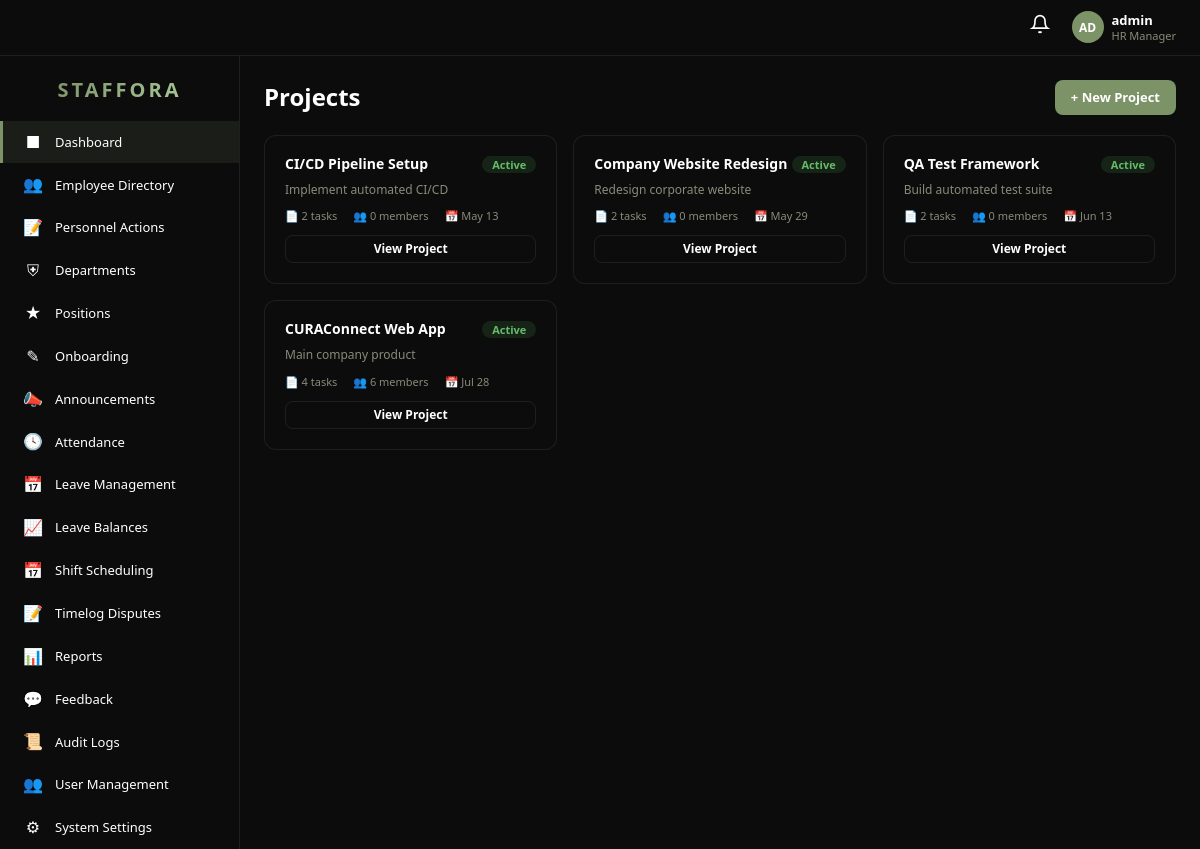
Page /pages/project.php (signed in) on the committed database.
### tables this page shows
CREATE TABLE `project` (
  `id` int(11) NOT NULL AUTO_INCREMENT,
  `name` varchar(150) NOT NULL,
  `owner_id` int(11) DEFAULT NULL,
  `department_id` int(11) DEFAULT NULL,
  `description` text DEFAULT NULL,
  `start_date` date DEFAULT NULL,
  `deadline` date DEFAULT NULL,
  `status` enum('Active','On Hold','Completed','Cancelled') NOT NULL DEFAULT 'Active',
  `created_at` int(11) NOT NULL DEFAULT 0,
  `updated_at` int(11) NOT NULL DEFAULT 0,
  PRIMARY KEY (`id`),
  KEY `owner_id` (`owner_id`),
  KEY `department_id` (`department_id`),
  CONSTRAINT `project_ibfk_1` FOREIGN KEY (`owner_id`) REFERENCES `employee` (`id`) ON DELETE SET NULL,
  CONSTRAINT `project_ibfk_2` FOREIGN KEY (`department_id`) REFERENCES `department` (`id`) ON DELETE SET NULL
);

### includes/auth.php (called while the page is built, shortened)
<?php
require_once __DIR__ . '/../config.php';
require_once __DIR__ . '/db.php';
class Auth {
    public static function isAdmin(): bool { return ($_SESSION['role'] ?? '') === 'Super Admin'; }
}

### config.php (called while the page is built, shortened)
<?php
if(!function_exists("e")){
    function e(?string $s):string{ return htmlspecialchars((string)$s,ENT_QUOTES|ENT_SUBSTITUTE,"UTF-8"); }
}
if(!function_exists("url")){
    function url(string $page,array $params=[]):string{
        return BASE_URL."/index.php?".http_build_query(array_merge(["page"=>$page],$params));
    }
}

### includes/db.php (called while the page is built, shortened)
<?php
require_once __DIR__ . '/../config.php';
class DB {
    private static $pdo = null;
    public static function get(): PDO {
        if (self::$pdo === null) {
            $dsn = 'mysql:host=' . DB_HOST . ';port=' . DB_PORT . ';dbname=' . DB_NAME . ';charset=' . DB_CHARSET;
            self::$pdo = new PDO($dsn, DB_USER, DB_PASS, [
                PDO::ATTR_ERRMODE            => PDO::ERRMODE_EXCEPTION,
                PDO::ATTR_DEFAULT_FETCH_MODE => PDO::FETCH_ASSOC,
                PDO::ATTR_EMULATE_PREPARES   => false,
            ]);
        }
        return self::$pdo;
    }
    public static function query(string $sql, array $params = []): PDOStatement {
        $stmt = self::get()->prepare($sql);
        $stmt->execute($params);
        return $stmt;
    }
    public static function fetchAll(string $sql, array $params = []): array {
        return self::query($sql, $params)->fetchAll();
    }
}

### pages/project.php (the view, shortened to what this page needs)
<?php
require_once __DIR__ . "/../config.php"; require_once __DIR__ . "/../includes/db.php"; require_once __DIR__ . "/../includes/auth.php";
Auth::check(); $pageTitle="Projects — ".APP_NAME; $isAdmin=Auth::isAdmin(); $isManager=Auth::isManager(); $empId=Auth::empId(); $userId=Auth::id(); $action=$_GET["action"]??"index";
$viewId=(int)($_GET["id"]??0);
if($action==="view"&&$viewId){
    $project=DB::fetchOne("SELECT p.*,d.name as dept_name FROM project p LEFT JOIN department d ON p.department_id=d.id WHERE p.id=?",[$viewId]);
    $tasks=DB::fetchAll("SELECT pt.*,e.first_name,e.last_name FROM project_task pt LEFT JOIN employee e ON pt.employee_id=e.id WHERE pt.project_id=? ORDER BY FIELD(pt.status,'To Do','In Progress','Completed','Blocked'),pt.due_date",[$viewId]);
    $members=DB::fetchAll("SELECT e.* FROM project_member pm JOIN employee e ON pm.employee_id=e.id WHERE pm.project_id=?",[$viewId]);
} else {
    $projects=DB::fetchAll("SELECT p.*,d.name as dept_name,(SELECT COUNT(*) FROM project_task WHERE project_id=p.id) as task_count,(SELECT COUNT(*) FROM project_member WHERE project_id=p.id) as member_count FROM project p LEFT JOIN department d ON p.department_id=d.id ORDER BY p.status,p.deadline");
}
require_once __DIR__ . "/../includes/layout_header.php"; ?>
<div style="margin-bottom:20px;display:flex;align-items:center;justify-content:space-between;flex-wrap:wrap;gap:12px;">
<h1 style="font-size:24px;font-weight:700;margin:0;"><?php echo ($action==="view"&&isset($project))?e($project["name"]):"Projects"; ?></h1>
<div style="display:flex;gap:8px;"><?php if($action==="view"): ?><a href="<?php echo url("project"); ?>" class="btn btn-outline">&larr; Back</a><?php else: ?><?php if($isAdmin||$isManager): ?><a href="<?php echo url("project",["action"=>"create"]); ?>" class="btn btn-accent">+ New Project</a><?php endif; ?><?php endif; ?></div>
</div>
<?php if(($action==="create"||$action==="edit")&&($isAdmin||$isManager)):$editId=(int)($_GET["id"]??0);$es=$editId?DB::fetchOne("SELECT * FROM project WHERE id=?",[$editId]):null; ?>
<?php else: ?>
<div style="display:grid;grid-template-columns:repeat(3,1fr);gap:16px;">
<?php foreach($projects as $p): $sc=$p["status"]==="Active"?"badge-success":($p["status"]==="Completed"?"badge-info":"badge-warning"); ?>
<div class="hrms-card" style="padding:20px;">
<div style="display:flex;justify-content:space-between;align-items:flex-start;margin-bottom:8px;"><h3 style="margin:0;font-size:14px;font-weight:700;"><?php echo e($p["name"]); ?></h3><span class="badge <?php echo $sc; ?>"><?php echo $p["status"]; ?></span></div>
<p style="color:var(--text-muted);font-size:12px;margin:0 0 10px;"><?php echo e(substr($p["description"]??"",0,80)); ?></p>
<div style="display:flex;gap:16px;font-size:11px;color:var(--text-muted);margin-bottom:12px;"><span>&#128196; <?php echo $p["task_count"]; ?> tasks</span><span>&#128101; <?php echo $p["member_count"]; ?> members</span><?php if($p["deadline"]): ?><span>&#128197; <?php echo date("M j",strtotime($p["deadline"])); ?></span><?php endif; ?></div>
<a href="<?php echo url("project",["action"=>"view","id"=>$p["id"]]); ?>" class="btn btn-sm btn-outline btn-block">View Project</a>
</div>
<?php endforeach; if(empty($projects)): ?><div style="grid-column:1/-1;text-align:center;color:var(--text-muted);padding:40px;">No projects yet.</div><?php endif; ?>
</div>
<?php endif; ?>
<?php require_once __DIR__ . "/../includes/layout_footer.php"; ?>

### web/css/hrms.css (style rules this page uses)
:root { --bg: #0c0c0c; --sidebar: #0c0c0c; --card: #0c0c0c; --card-hover: #161616; --border: rgba(255, 255, 255, 0.08); --text: #ffffff; --text-muted: #8a8a7a; --accent: #7C9368; --accent-hover: #8ca678; --primary: #5b8a72; --success: #4caf50; --warning: #E07A45; --danger: #d4183d; --info: #42a5f5 }
* { box-sizing: border-box }
body.hrms-body { margin: 0; background: var(--bg); color: var(--text); font-family: 'Segoe UI', system-ui, -apple-system, sans-serif; font-size: 14px }
a { color: var(--accent); text-decoration: none }
.hrms-card { background: var(--card); border: 1px solid var(--border); border-radius: 12px; overflow: hidden; transition: border-color .2s }
.badge { padding: 3px 10px; border-radius: 20px; font-size: 11px; font-weight: 600; display: inline-block }
.badge-on-time, .badge-active, .badge-approved, .badge-success, .badge-completed, .badge-open, .badge-hired { background: rgba(76, 175, 80, 0.15); color: #66bb6a }
.btn { padding: 8px 16px; border-radius: 8px; font-size: 13px; font-weight: 600; border: none; cursor: pointer; transition: all .2s; display: inline-flex; align-items: center; gap: 6px; text-decoration: none }
.btn-accent { background: var(--accent); color: #fff }
.btn-outline { background: transparent; border: 1px solid var(--border); color: var(--text) }
.btn-sm { padding: 4px 10px; font-size: 12px }
.btn-block { display: block; width: 100%; text-align: center }

### rows in the picture
project: name "CI/CD Pipeline Setup", status "Active", description "Implement automated CI/CD", task_count "2", member_count "0", deadline "May 13"
project: name "Company Website Redesign", status "Active", description "Redesign corporate website", task_count "2", member_count "0", deadline "May 29"
project: name "QA Test Framework", status "Active", description "Build automated test suite", task_count "2", member_count "0", deadline "Jun 13"
project: name "CURAConnect Web App", status "Active", description "Main company product", task_count "4", member_count "6", deadline "Jul 28"

### other values in the picture
substr($username ?: 'U', 0, 2) "AD"
$username "admin"
$roleLabel "HR Manager"
$item[2] "■"
$item[0] "Dashboard"
$item[2] "👥"
$item[0] "Employee Directory"
$item[2] "📝"
$item[0] "Personnel Actions"
$item[2] "⛨"
$item[0] "Departments"
$item[2] "★"
$item[0] "Positions"
$item[2] "✎"
$item[0] "Onboarding"
